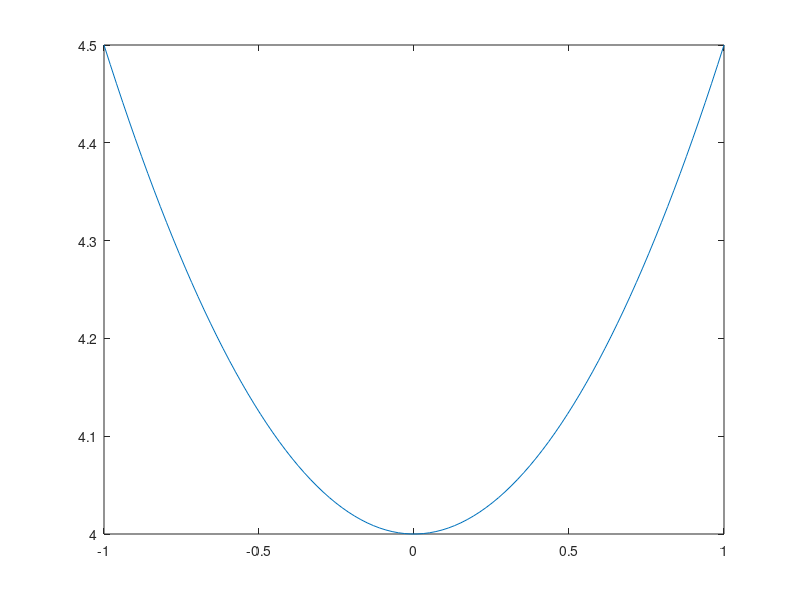

Source code (MATLAB): (Note: this script raises an error after producing the figure.)
clc; clear all;close all;
f = @(x) 0.5*x.^2 + 4
y = linspace(-1,1,100);

plot(y,f(y));
%% 

%---------------------
figure(2);
plot(y,funct(y),'-',y,funct(y),'--')

figure(3);
plot(y,cool_class.funk(y))
%% 
hold on
plot(y,cool_class.funk(y),'--')